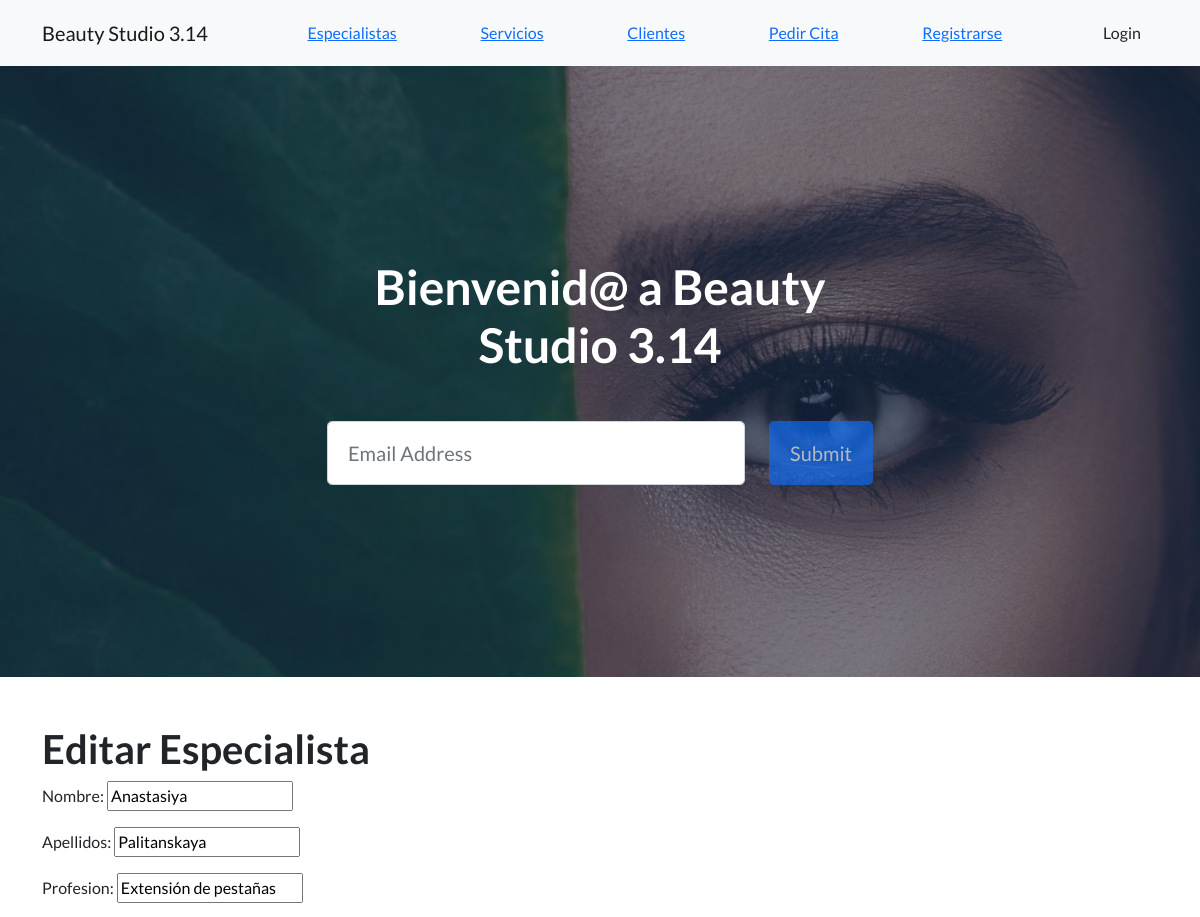
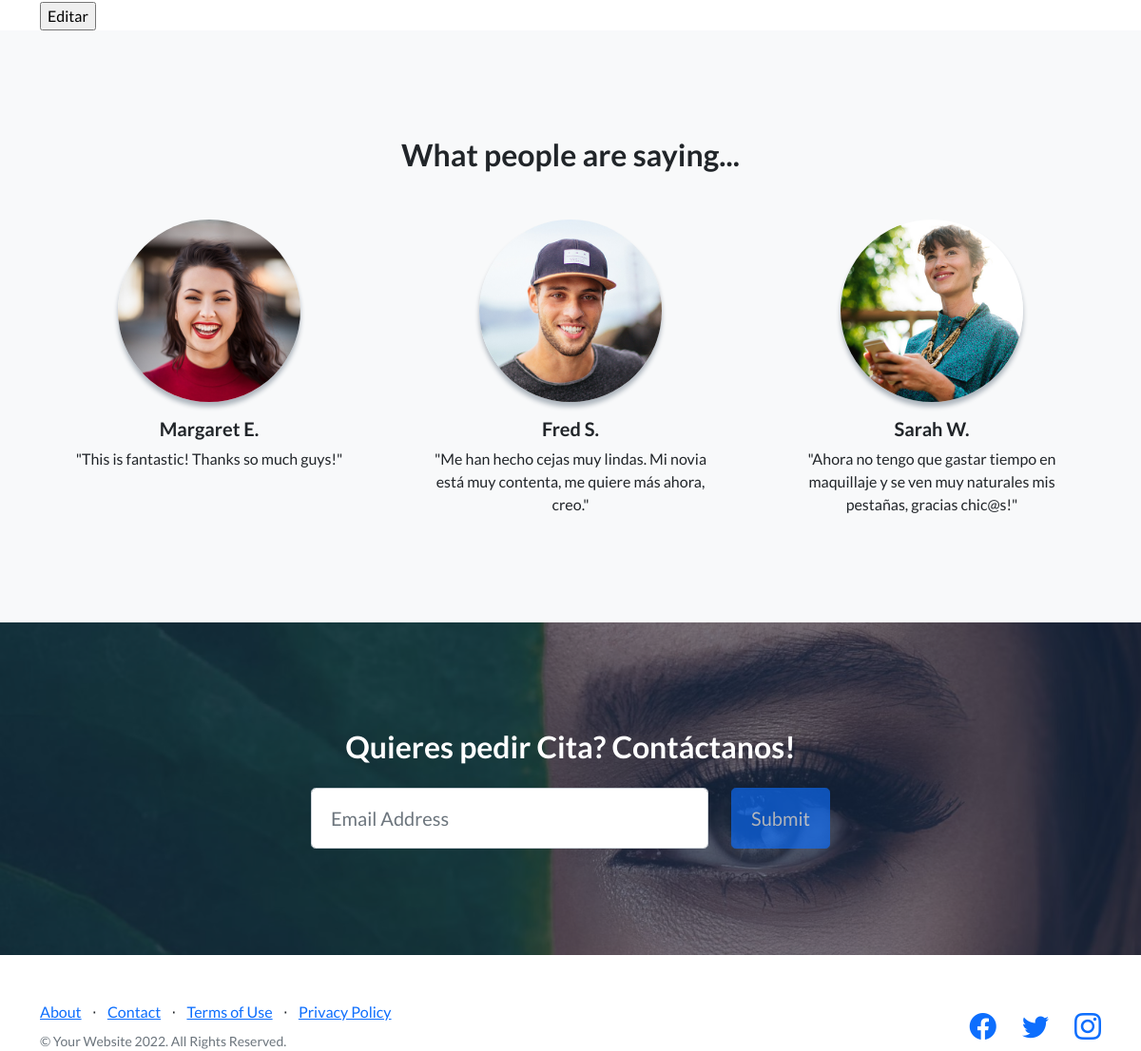
Page /especialistas-editar/1 on the committed database (2 pictures, top to bottom).
### AppBeautyStudio/models.py (models this page shows, shortened)
class Especialista(models.Model):
    nombre = models.CharField(max_length=40)
    apellidos = models.CharField(max_length=40)
    profesion = models.CharField(max_length=30)

### AppBeautyStudio/views.py (the view)
# urls.py: path('especialistas-editar/<pk>', EspecialistaUpdate.as_view(), name='especialistas-editar'),
class EspecialistaUpdate(UpdateView):
    model = Especialista
    template_name = 'AppBeautyStudio/especialistas-editar.html'
    success_url = reverse_lazy('inicio')
    fields = ['nombre', 'apellidos', 'profesion']

### AppBeautyStudio/templates/AppBeautyStudio/especialistas-editar.html (shortened to what this page needs)
{% extends 'AppBeautyStudio/padre.html' %}
{% block contenido %}
<section class="mt-5">
    <div class="container">
        <div class="row">
            <div class="col-lg-12">
                <h1>Editar Especialista</h1>
                <form method="POST">
                    {{ form.as_p }}
                    <input type="submit" value="Editar">
                </form>
            </div>
        </div>
    </div>
</section>
{% endblock contenido %}

### rows in the picture
Especialista: nombre "Anastasiya", apellidos "Palitanskaya", profesion "Extensión de pestañas"
